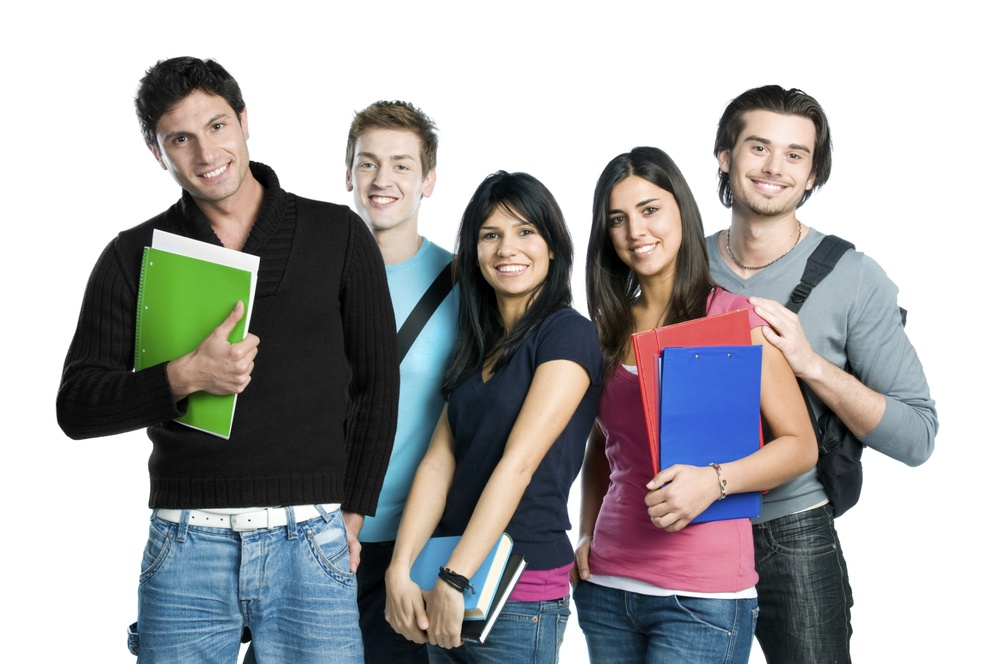
#> input picture student1.jpeg, 1000 x 664 px, shrunk from 2294 x 1523 before the run
$ python gpt.py
#> lines starting #> are read from the running program, lines starting #| are printed output that depends on the picture; after the words box and inside, x2 and y2 are one past the last pixel; in counts of white or black regions, pixels touching at a corner belong together
import cv2
import numpy as np
from matplotlib import pyplot as plt

# Read the input image
image = cv2.imread('student1.jpeg')  # Replace 'image.jpg' with the filename of your image
#> image is the input picture: shape (664, 1000, 3); mean B, G, R 166.7, 165.5, 166

# Display the original image
plt.subplot(3, 2, 1)
plt.imshow(cv2.cvtColor(image, cv2.COLOR_BGR2RGB))
plt.title('Original Image')

# Convert the image to grayscale
gray_image = cv2.cvtColor(image, cv2.COLOR_BGR2GRAY)
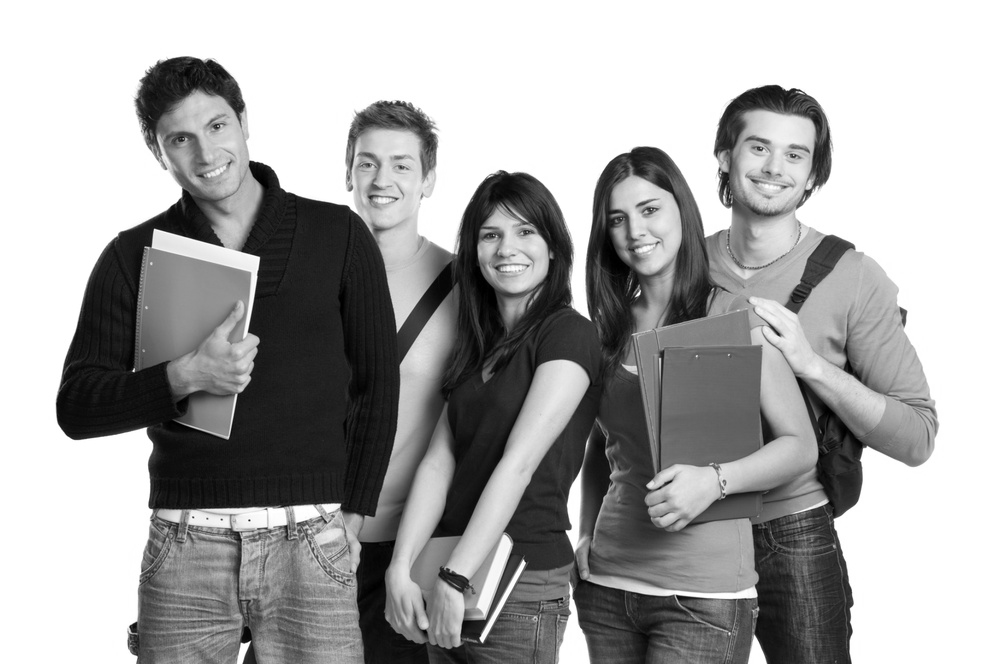
#> gray_image: shape (664, 1000); min 0, max 255, mean 165.8

# Display the grayscale image
plt.subplot(3, 2, 2)
plt.imshow(gray_image, cmap='gray')
plt.title('Grayscale Image')

# Apply image smoothing using Gaussian blur
blurred_image = cv2.GaussianBlur(gray_image, (5, 5), 0)


# Perform edge detection using the Canny edge detection algorithm
edges = cv2.Canny(blurred_image, 100, 200)
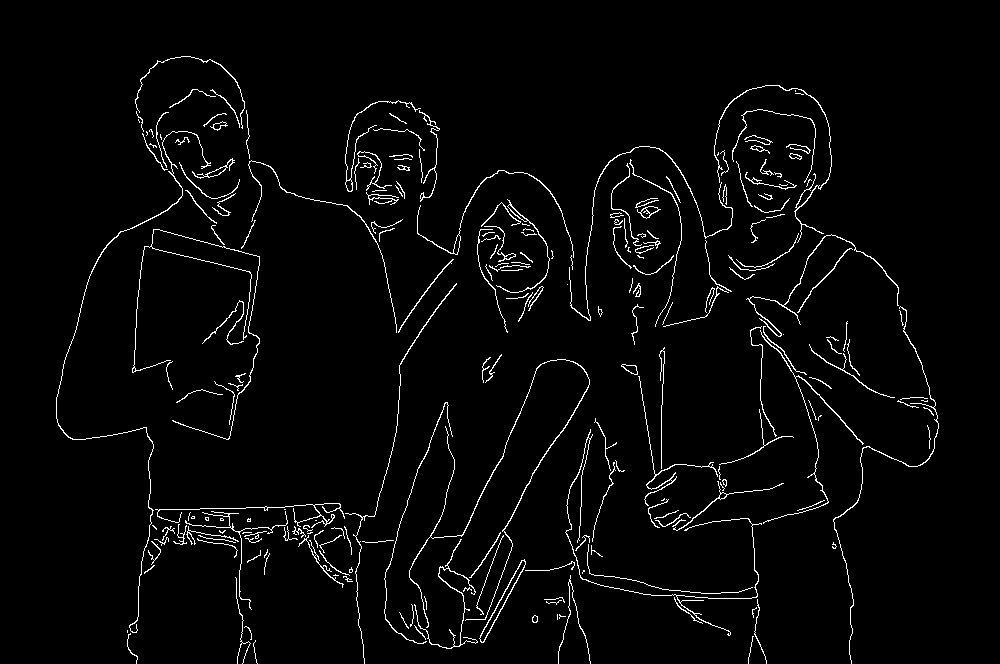
#> edges: shape (664, 1000); 2.9% white in thin lines or dots, all inside (x1, y1, x2, y2) = (56, 56, 939, 664)

# Display the edges
plt.subplot(3, 2, 3)
plt.imshow(edges, cmap='gray')
plt.title('Edges')

####
face_cascade = cv2.CascadeClassifier(cv2.data.haarcascades + 'haarcascade_frontalface_default.xml')

faces = face_cascade.detectMultiScale(gray_image, scaleFactor=1.1, minNeighbors=5, minSize=(30, 30))
#> faces = [[466, 204, 80, 80], [340, 129, 90, 90], [591, 178, 91, 91], [724, 110, 102, 102], [150, 94, 101, 101]]

# Draw rectangles around the detected faces
for (x, y, w, h) in faces:
    cv2.rectangle(image, (x, y), (x+w, y+h), (0, 255, 0), 3)
#> this loop made 5 passes
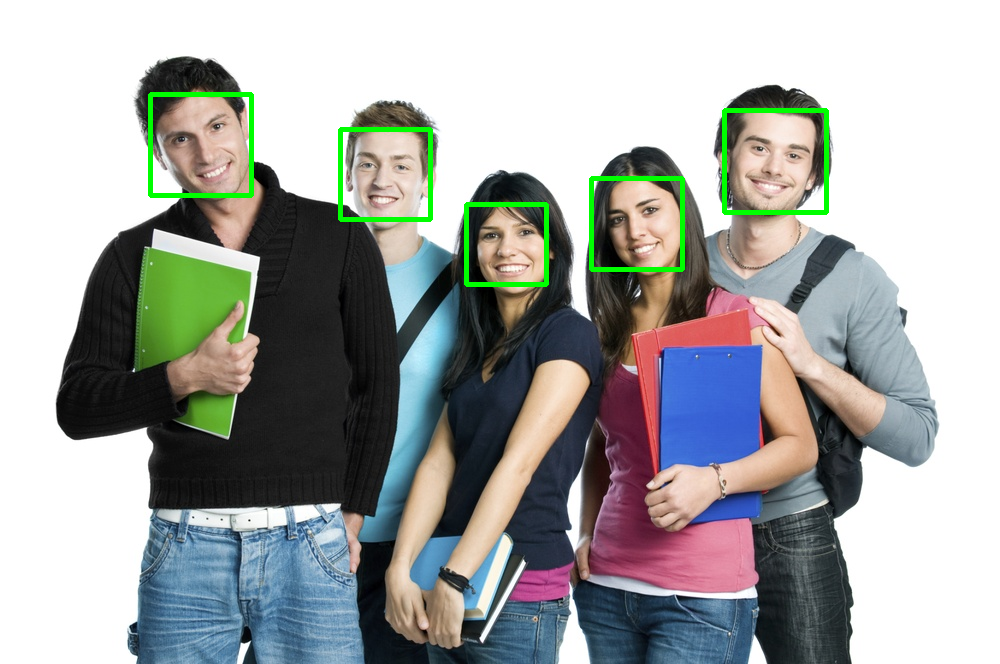
#> image: shape (664, 1000, 3); 1.39% of pixels changed, all inside (x1, y1, x2, y2) = (148, 92, 829, 287)

# Display the image with detected faces
plt.subplot(3,2,4)
plt.imshow(image, cmap='gray')
plt.title('face detected image')

# Show the plots
plt.tight_layout()
plt.show()
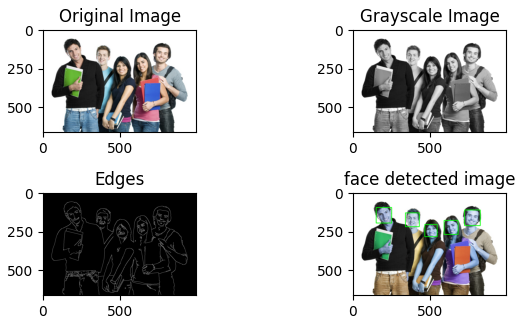
#> figure drawn by matplotlib, 4 panels; B, G, R data is drawn as R, G, B

$ run again, with student2.jpeg copied over student1.jpeg
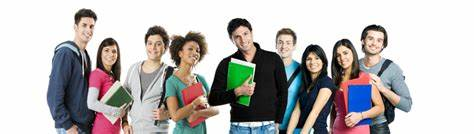
#> input picture student2.jpeg, 474 x 134 px
#> image is the input picture: shape (134, 474, 3); mean B, G, R 180.9, 182.1, 185.3
#> `edges = cv2.Canny(blurred_image, 100, 200)`:
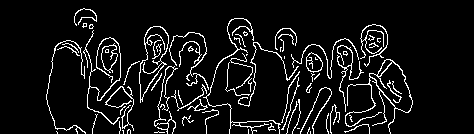
#> edges: shape (134, 474); 8% white in thin lines or dots, all inside (x1, y1, x2, y2) = (46, 8, 413, 134)
#> faces = ()
#> `plt.show()`:
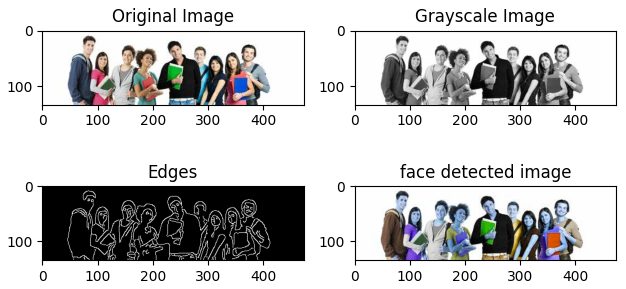
#> figure drawn by matplotlib, 4 panels; B, G, R data is drawn as R, G, B

$ run again, with book.jpeg copied over student1.jpeg
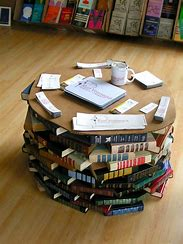
#> input picture book.jpeg, 183 x 244 px
#> image is the input picture: shape (244, 183, 3); mean B, G, R 79.1, 105, 122.9
#> `edges = cv2.Canny(blurred_image, 100, 200)`:
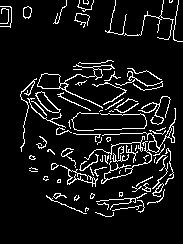
#> edges: shape (244, 183); 8.5% white in thin lines or dots, all inside (x1, y1, x2, y2) = (0, 0, 183, 217)
#> faces = ()
#> `plt.show()`:
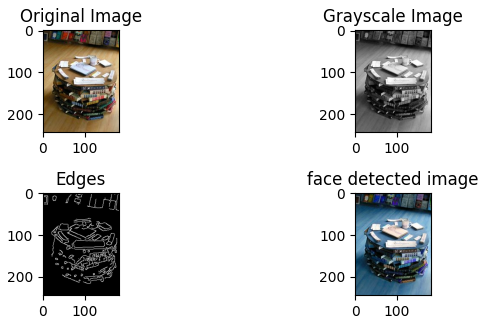
#> figure drawn by matplotlib, 4 panels; B, G, R data is drawn as R, G, B
